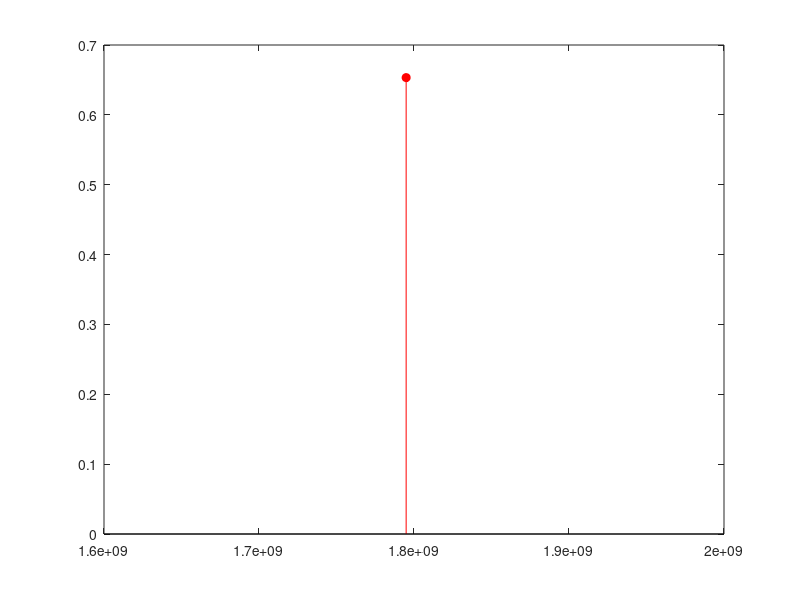

MATLAB code to generate this figure: (Note: this script raises an error after producing the figure.)
global a1 a2 b a1_n a2_n b_n Dis

xref = sin(0.3*2*pi*time);

stem(time, xref, 'r', 'filled');
hold on
stem(time, x1, 'b', 'filled');
xlabel('Time');
ylabel('Values');
title('Reference input and State x1');
legend('Reference', 'State x1');
grid on

figure;
stem(time, control, 'b', 'filled');
xlabel('Time');
ylabel('Values');
title('Control Input');
grid on

figure;
stem(time, (xref - x1), 'r', 'filled');
xlabel('Time');
ylabel('Values');
title('Tracking Error');
grid on

figure;
D = (a1 - a1_n)*x1 + (a2 - a2_n)*x2 + (b - b_n)*control + Dis;
stem(time, D, 'r', 'filled');
xlabel('Time');
ylabel('Values');
title('Lumped Disturbance');
grid on